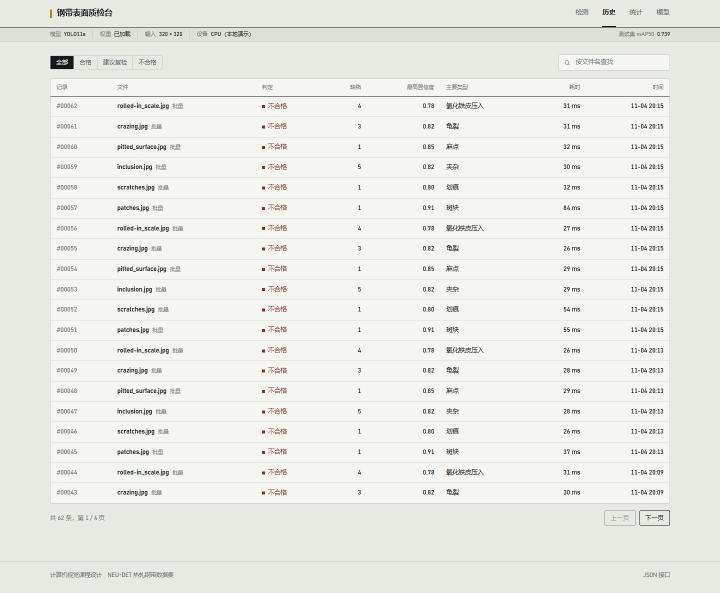
#> input picture 05_系统截图/04-history.jpg, 1440 x 1186 px (shown at 1/2 size)
$ python make_figures.py
#> lines starting #> are read from the running program, lines starting #| are printed output that depends on the picture
#!/usr/bin/env python
# -*- coding: utf-8 -*-
"""生成实践报告用的两张示意图：图 1 技术路线、图 6 系统架构。

用法：
    python make_figures.py
输出：
    图1-技术路线图.png
    图6-系统架构图.png
"""

from pathlib import Path

from PIL import Image

import matplotlib

matplotlib.use("Agg")
import matplotlib.patches as mpatches
import matplotlib.pyplot as plt

plt.rcParams["font.sans-serif"] = ["Microsoft YaHei", "SimHei"]
plt.rcParams["axes.unicode_minus"] = False

OUT = Path(__file__).resolve().parent

INK = "#3A4353"
ARROW = "#6B7789"
STAGE = [
    ("#E8F0FB", "#4A6FA5"),
    ("#EAF4EC", "#4F7F5B"),
    ("#FDF3E7", "#B07A3B"),
    ("#F3EEF9", "#6E5A94"),
    ("#EAF3F4", "#3F7A82"),
    ("#FBEDEF", "#9A4E58"),
]


def box(ax, x, y, w, h, title, lines, fill, edge, title_size=12, body_size=9.5):
    patch = mpatches.FancyBboxPatch(
        (x, y), w, h,
        boxstyle="round,pad=0.02,rounding_size=0.12",
        linewidth=1.4, edgecolor=edge, facecolor=fill,
    )
    ax.add_patch(patch)
    ax.text(x + w / 2, y + h - 0.26, title, ha="center", va="top",
            fontsize=title_size, color=edge, fontweight="bold")
    ax.text(x + w / 2, y + h - 0.78, "\n".join(lines), ha="center", va="top",
            fontsize=body_size, color=INK, linespacing=1.55)


def arrow(ax, p1, p2):
    ax.add_patch(mpatches.FancyArrowPatch(
        p1, p2, arrowstyle="-|>", mutation_scale=16,
        linewidth=1.5, color=ARROW, shrinkA=2, shrinkB=2,
    ))


def fig_route():
    fig, ax = plt.subplots(figsize=(11.2, 6.4), dpi=200)
    ax.set_xlim(0, 11.2)
    ax.set_ylim(0, 6.4)
    ax.axis("off")

    w, h = 3.1, 1.7
    xs = [0.55, 4.05, 7.55]
    y_top, y_bot = 4.05, 0.75

    stages = {
        (0, 0): (0, "① 数据准备", ["NEU-DET 1797 张 / 6 类", "转 YOLO 格式并抽样校验"]),
        (1, 0): (1, "② 云端选型实验", ["RTX 4090，三模型 × 3 seed", "imgsz 320，150 epochs"]),
        (2, 0): (2, "③ 测试集评估", ["180 张 / 420 个标注框", "3 seed 重复，选定 YOLO26s"]),
        (2, 1): (3, "④ 本机重训部署权重", ["RTX 4060 Laptop，同一套超参", "测试集 mAP50 0.751，逐类分析"]),
        (1, 1): (4, "⑤ 检测系统", ["Flask + SQLite + 原生前端", "单张 / 批量 / 历史 / 报告 / API"]),
        (0, 1): (5, "⑥ 本地 GPU 部署", ["RTX 4060，单张约 9 ms", "21 条系统测试全部通过"]),
    }

    for (col, row), (idx, title, lines) in stages.items():
        fill, edge = STAGE[idx]
        box(ax, xs[col], y_top if row == 0 else y_bot, w, h, title, lines, fill, edge)

    arrow(ax, (xs[0] + w + 0.05, y_top + h / 2), (xs[1] - 0.05, y_top + h / 2))
    arrow(ax, (xs[1] + w + 0.05, y_top + h / 2), (xs[2] - 0.05, y_top + h / 2))
    arrow(ax, (xs[2] + w / 2, y_top - 0.05), (xs[2] + w / 2, y_bot + h + 0.05))
    arrow(ax, (xs[2] - 0.05, y_bot + h / 2), (xs[1] + w + 0.05, y_bot + h / 2))
    arrow(ax, (xs[1] - 0.05, y_bot + h / 2), (xs[0] + w + 0.05, y_bot + h / 2))

    fig.savefig(OUT / "图1-技术路线图.png", bbox_inches="tight", facecolor="white")
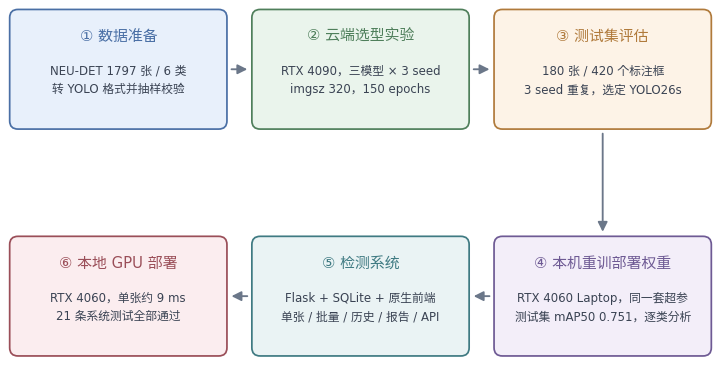
#> figure drawn by matplotlib, 1 panel
    plt.close(fig)


def fig_arch():
    fig, ax = plt.subplots(figsize=(11.2, 6.6), dpi=200)
    ax.set_xlim(0, 11.2)
    ax.set_ylim(0, 6.6)
    ax.axis("off")

    # 浏览器前端
    box(ax, 0.45, 1.05, 2.75, 4.55, "浏览器（单页前端）",
        ["static/app/", "", "单张检测", "批量检测", "检测历史", "统计看板", "模型信息"],
        "#E8F0FB", "#4A6FA5", title_size=11.5, body_size=10)

    # Flask 应用
    box(ax, 3.95, 3.35, 3.15, 2.25, "Flask 应用 app.py",
        ["页面路由 · /api/* 接口", "参数校验 · 三态判定规则", "调用 detector / db"],
        "#EAF4EC", "#4F7F5B", title_size=11.5, body_size=9.5)

    # 报告模板
    box(ax, 3.95, 1.05, 3.15, 1.75, "报告模板 templates/",
        ["report.html", "A4 版式，浏览器打印为 PDF"],
        "#FDF3E7", "#B07A3B", title_size=11.5, body_size=9.5)

    # 推理模块
    box(ax, 7.85, 3.35, 2.95, 1.7, "detector.py",
        ["Ultralytics YOLO26s 推理（GPU）", "置信度过滤 · NMS · 画框", "输入 320×320"],
        "#F3EEF9", "#6E5A94", title_size=11.5, body_size=9.5)

    # 权重
    box(ax, 7.85, 5.5, 2.95, 0.95, "权重 02_模型权重/best.pt",
        ["9.95 M 参数，约 20 MB"],
        "#F3EEF9", "#6E5A94", title_size=10.5, body_size=9)

    # 数据库
    box(ax, 7.85, 1.05, 2.95, 1.75, "db.py + SQLite",
        ["records：检测记录", "defects：每个框的类别/坐标", "static/uploads：上传图"],
        "#EAF3F4", "#3F7A82", title_size=11.5, body_size=9.2)

    # 箭头
    arrow(ax, (3.25, 4.45), (3.9, 4.45))
    arrow(ax, (3.9, 4.05), (3.25, 4.05))
    arrow(ax, (7.15, 4.55), (7.8, 4.55))
    arrow(ax, (8.6, 5.46), (8.6, 5.08))
    arrow(ax, (7.8, 3.7), (7.15, 3.7))
    ax.add_patch(mpatches.FancyArrowPatch(
        (7.13, 3.45), (7.8, 2.62), arrowstyle="<|-|>", mutation_scale=14,
        linewidth=1.4, color=ARROW, shrinkA=2, shrinkB=2,
    ))
    arrow(ax, (5.5, 3.3), (5.5, 2.85))

    # 箭头文字
    label = dict(fontsize=8.5, color=ARROW,
                 bbox=dict(boxstyle="round,pad=0.15", fc="white", ec="none", alpha=0.9))
    ax.text(3.55, 4.86, "HTTP / JSON", ha="center", va="bottom", **label)
    ax.text(7.47, 4.86, "调用", ha="center", va="bottom", **label)
    ax.text(8.75, 5.27, "加载", ha="left", va="center", **label)
    ax.text(7.47, 3.82, "检测结果", ha="center", va="bottom", **label)
    ax.text(7.62, 3.06, "读写", ha="center", va="bottom", **label)
    ax.text(5.62, 3.05, "渲染", ha="left", va="center", **label)

    fig.savefig(OUT / "图6-系统架构图.png", bbox_inches="tight", facecolor="white")
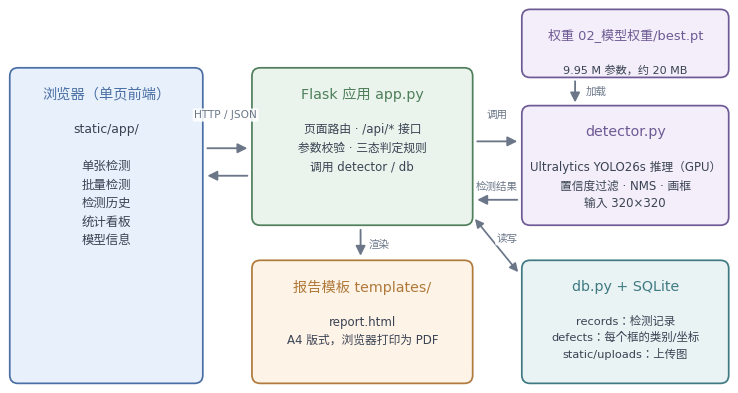
#> figure drawn by matplotlib, 1 panel
    plt.close(fig)


def combine(paths, out, cell_w=1000, gap=24):
    """把两张系统截图并排拼成一张，供报告双图排版。"""
    root = OUT.parent
    imgs = []
    for p in paths:
        im = Image.open(root / p).convert("RGB")
        h = round(im.height * cell_w / im.width)
        imgs.append(im.resize((cell_w, h), Image.LANCZOS))
    height = max(im.height for im in imgs)
    width = cell_w * len(imgs) + gap * (len(imgs) - 1)
    canvas = Image.new("RGB", (width, height), "white")
    x = 0
    for im in imgs:
        canvas.paste(im, (x, 0))
        x += cell_w + gap
    canvas.save(OUT / out)


if __name__ == "__main__":
    fig_route()
    fig_arch()
    combine(["05_系统截图/04-history.jpg", "05_系统截图/05-stats.jpg"], "图8-历史与统计.png")
#> in combine, im is the input picture: PIL image 1440x1186 RGB; mean R, G, B 235.2, 236.8, 231.2
#> pass 2 of the loop in combine, `for p in paths:`:
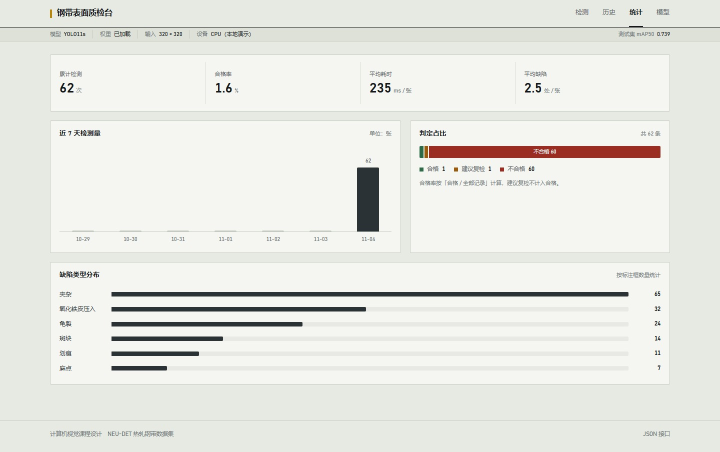
#> input picture 05_系统截图/05-stats.jpg, 1440 x 904 px (shown at 1/2 size)
#> in combine, im is the input picture: PIL image 1440x904 RGB; mean R, G, B 231.5, 232.6, 226.9
#> in combine, `height = max(im.height for im in imgs)`: height = 824
#> in combine, `width = cell_w * len(imgs) + gap * (len(imgs) - 1)`: width = 2024
#> in combine, `canvas = Image.new("RGB", (width, height), "white")`: canvas: PIL image 2024x824 RGB; every value is 255
#> the loop in combine, `for im in imgs:` made 2 passes
#> x on passes 1 to 2: 1024, 2048
#> after the loop in combine, `for im in imgs:`:
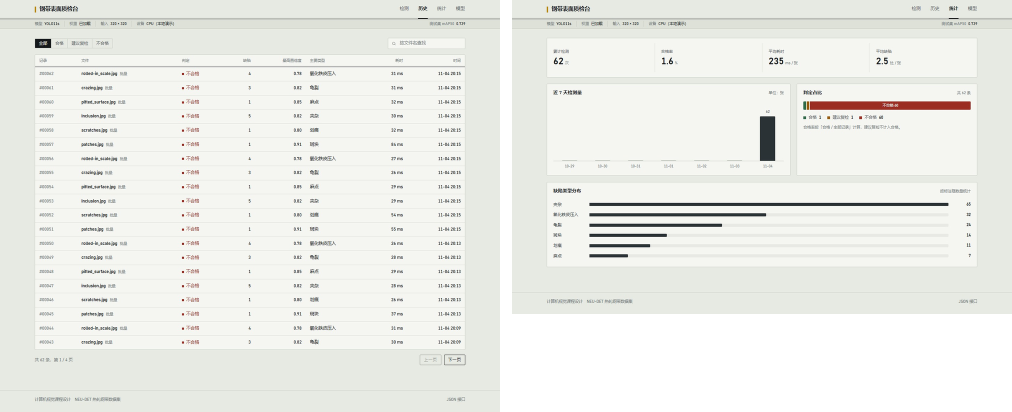
#> canvas: PIL image 2024x824 RGB (shown at 1/2 size); mean R, G, B 236.3, 237.5, 232.6
#> after the loop in combine, `for im in imgs:`: x = 2048
    combine(["05_系统截图/03-batch.jpg", "05_系统截图/07-report.jpg"], "图9-批量与报告.png")
#> call 2 of combine, with out = '图9-批量与报告.png', cell_w = 1000, gap = 24
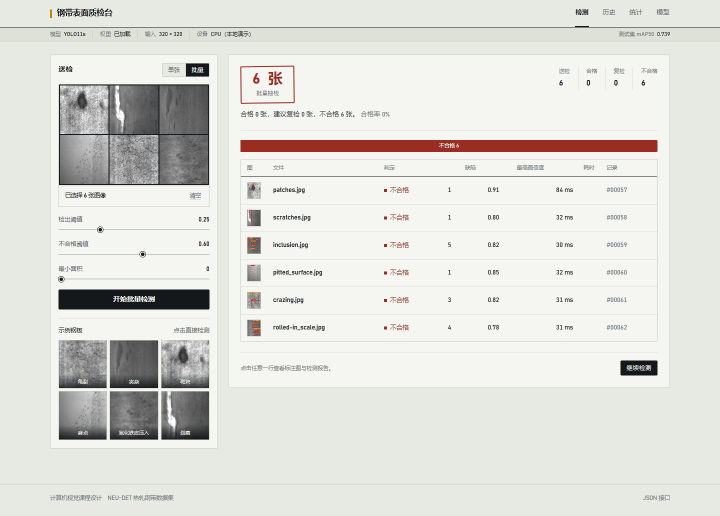
#> input picture 05_系统截图/03-batch.jpg, 1440 x 1031 px (shown at 1/2 size)
#> in combine, im is the input picture: PIL image 1440x1031 RGB; mean R, G, B 223, 223.2, 217.8
#> pass 2 of the loop in combine, `for p in paths:`:
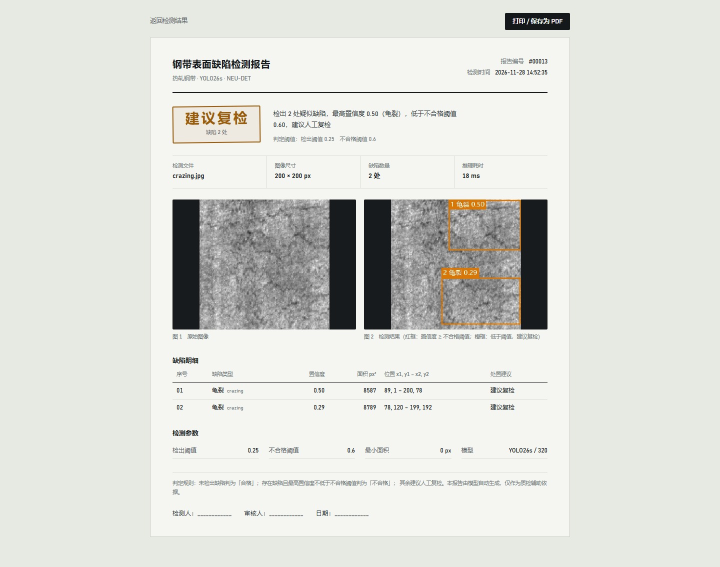
#> input picture 05_系统截图/07-report.jpg, 1440 x 1134 px (shown at 1/2 size)
#> in combine, im is the input picture: PIL image 1440x1134 RGB; mean R, G, B 220.2, 221.8, 216.1
#> in combine (call 2), `height = max(im.height for im in imgs)`: height = 788
#> in combine (call 2), `canvas = Image.new("RGB", (width, height), "white")`: canvas: PIL image 2024x788 RGB; every value is 255
#> the loop in combine (call 2), `for im in imgs:` made 2 passes
#> after the loop in combine (call 2), `for im in imgs:`:
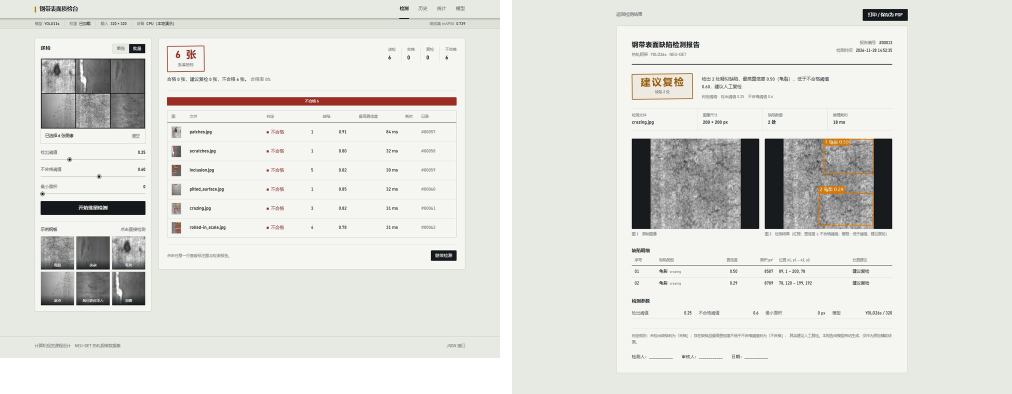
#> canvas: PIL image 2024x788 RGB (shown at 1/2 size); mean R, G, B 223.4, 224.3, 219.1
#> after the loop in combine (call 2), `for im in imgs:`: x = 2048
    print("已生成：图1、图6、图8、图9")
